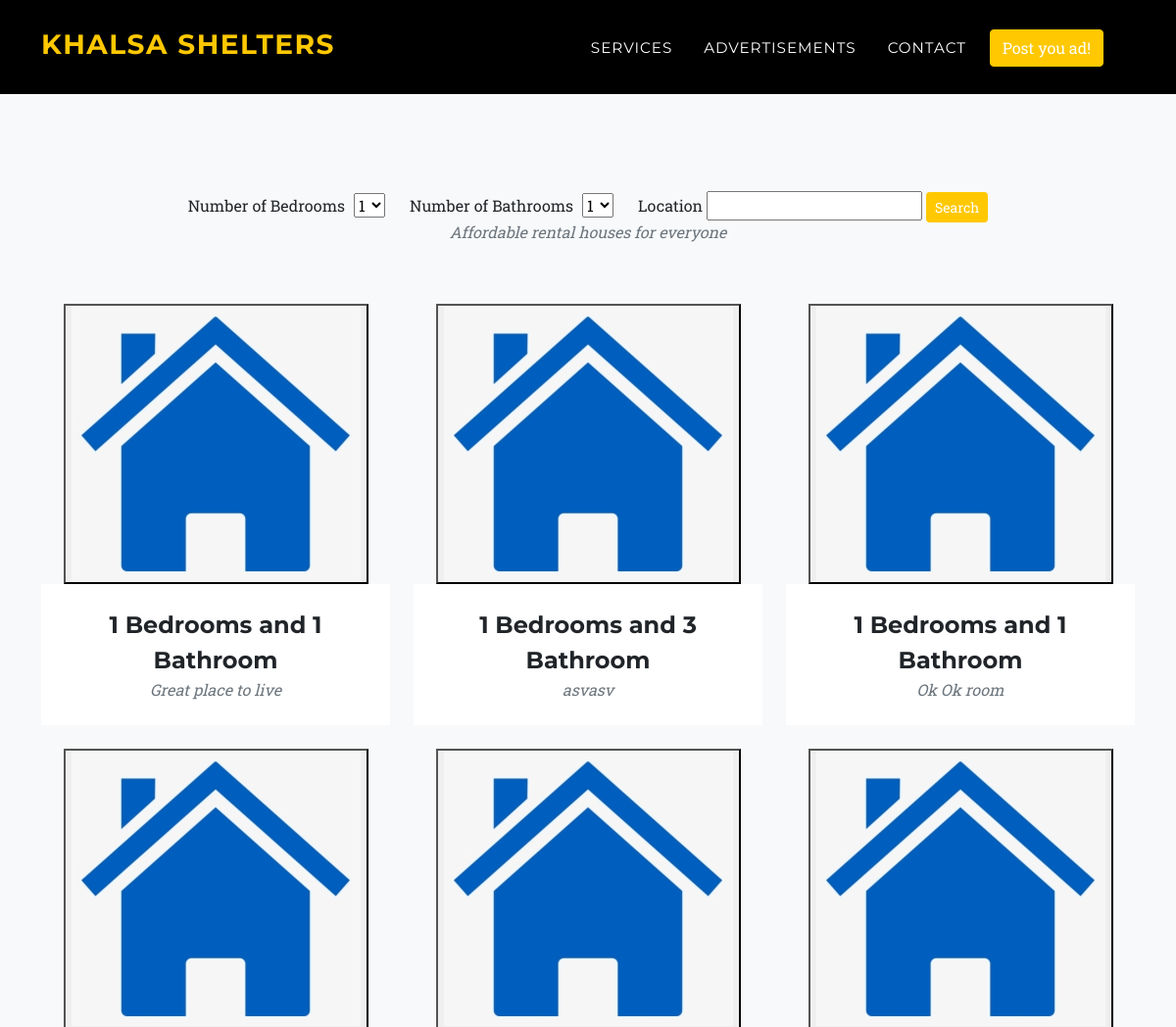
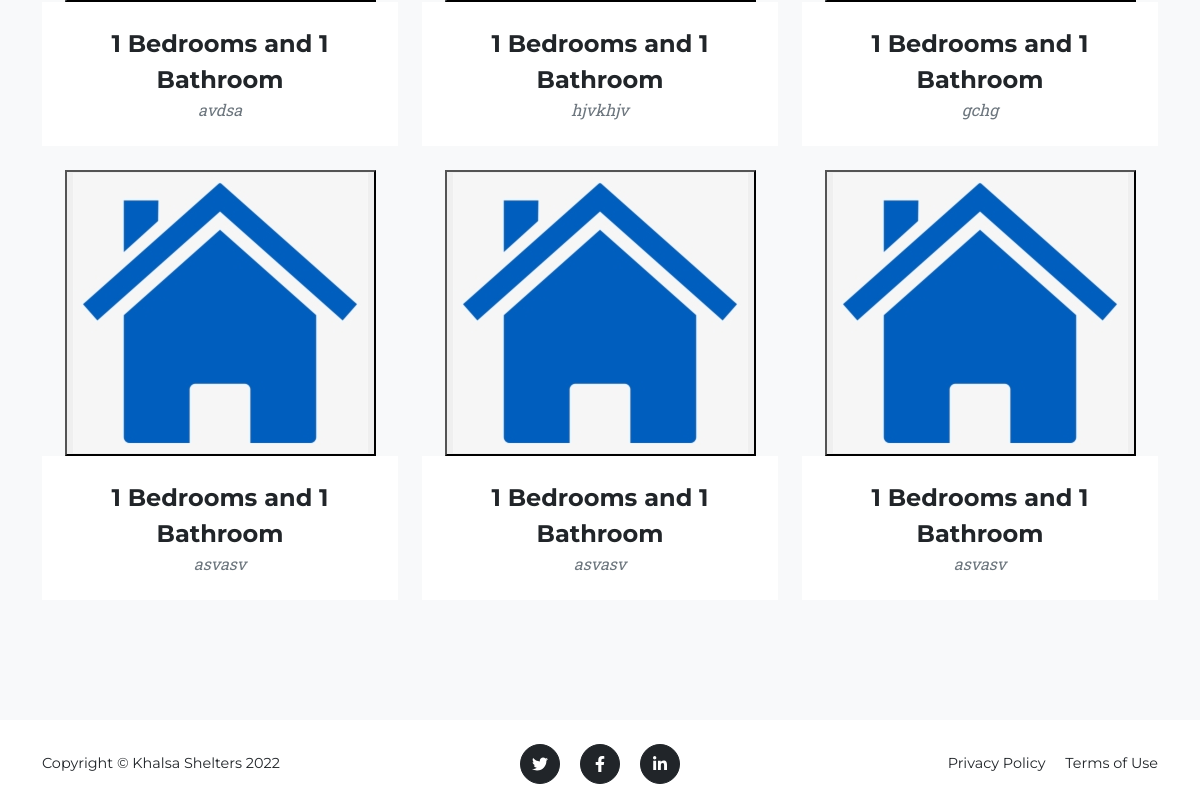
Before: /index/ with the older database file (2 pictures, top to bottom).
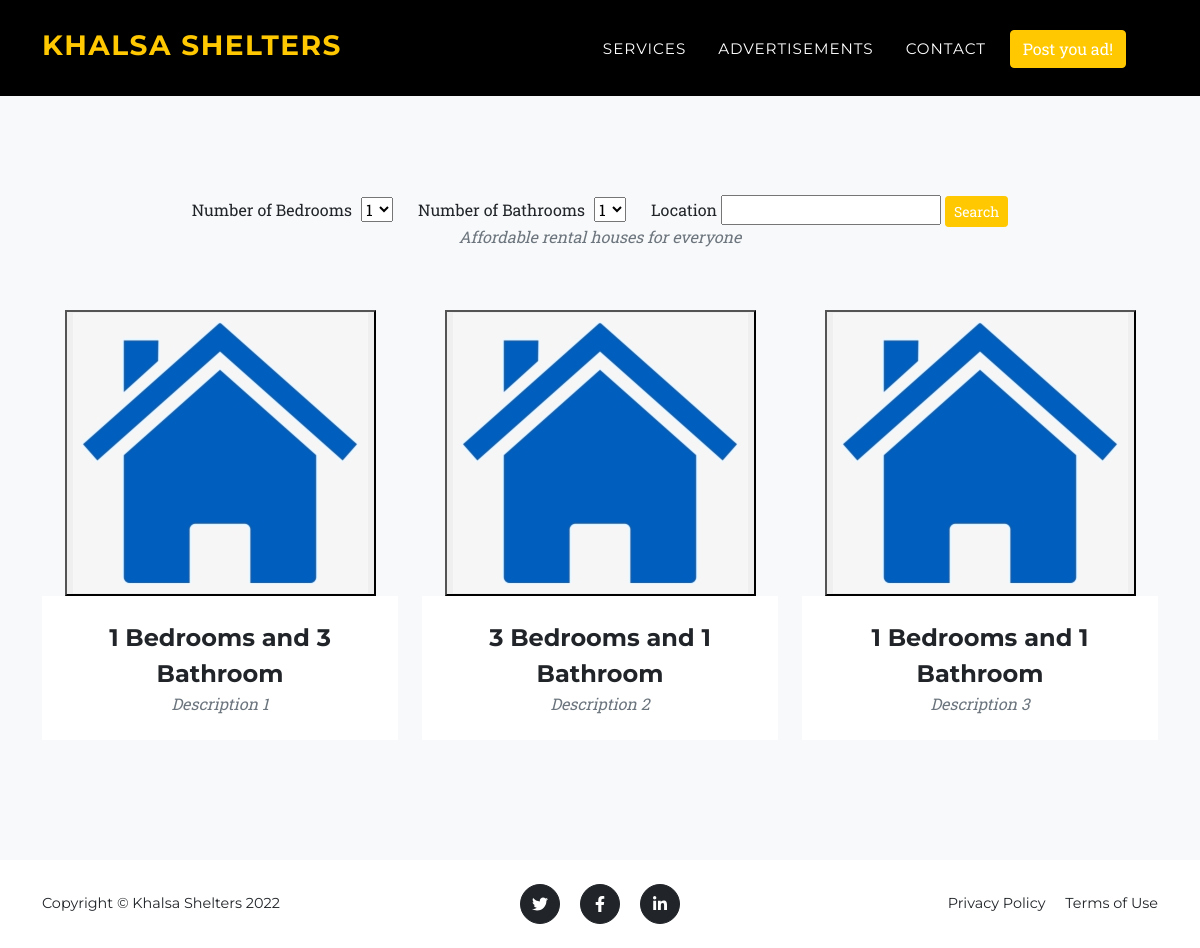
After: the same page with the newer database file.
### mainframe/models.py (models this page shows)
class Tile(models.Model):
    title = models.CharField(max_length=64)
    description = models.CharField(max_length=1000)
    city = models.CharField(max_length=64, null=True)
    price = models.IntegerField( null=True)
    email = models.CharField(max_length=254, null=True)
    phone = models.CharField(max_length=50, null=True)
    numberofbedroom = models.IntegerField( null=True)
    numberofbathroom = models.IntegerField( null=True)
    occupants = models.IntegerField(null=True)

### mainframe/views.py (the view)
# urls.py: path("index/", views.index, name='index'),
def index(request):
    if request.method == 'POST':
        room = request.POST.get('numberofroom')
        bath = int(request.POST.get('numberofbath'))
        loc = request.POST.get('location')
        query = Tile.objects.filter(numberofbathroom = bath,numberofbedroom = room, city=loc)
        return render(request, 'index.html', {"Tiles": query})
    return render(request, 'index.html', {"Tiles":Tile.objects.all()})

### mainframe/templates/index.html (shortened to what this page needs)
{% extends 'layout.html' %}
{% load static %}
{% block body %}
<section class="page-section bg-light" id="portfolio">
    <div class="container">
        <div class="text-center">
            <div class="container">
                <form action="{% url 'index' %}" method="post">
                    <div class="col">
                        Number of Bedrooms
                        <select name="numberofroom" id="">
                            <option value="1">1</option>
                        </select> &nbsp; &nbsp;
                        Number of Bathrooms
                        <select name="numberofbath" id="">
                            <option value="1">1</option>
                        </select> &nbsp; &nbsp;
                        Location
                        <input type="text" name="location" id="">
                        <button type="submit" class="btn btn-warning btn-sm">Search</button>
                    </div>
                </form>
            </div>
            <h3 class="section-subheading text-muted">Affordable rental houses for everyone</h3>
        </div>
        <div class="row">
            {% for tile in Tiles %}
            <div class="col-lg-4 col-sm-6 mb-4">
                <div class="portfolio-item">
                    <form action="{%url 'tiledetails' tile.id %}" method="post">
                        <button name="id" type="submit" value="{{tile.id}}" class="portfolio-link"
                            data-bs-toggle="modal">
                    </form>
                    <img class="img-fluid" src="{% static 'assets/img/portfolio/2.png' %}" alt="..." />
                    <div class="portfolio-caption">
                        <div class="portfolio-caption-heading">{{tile.numberofbedroom}} Bedrooms and
                            {{tile.numberofbathroom}} Bathroom</div>
                        <div class="portfolio-caption-subheading text-muted">{{tile.description}}</div>
                    </div>
                </div>
            </div>
            {% endfor %}
        </div>
    </div>
</section>
{% endblock body %}

### mainframe/templates/layout.html (shortened to what this page needs)
{% load static %}
<!DOCTYPE html>
<html lang="en">
<head>
    <link rel="stylesheet" href="{% static 'css/styles.css' %}">
</head>
<body id="page-top">
    <nav class="navbar navbar-expand-lg navbar-dark fixed-top" id="mainNav">
        <div class="container">
            <a class="navbar-brand" href="{% url 'index' %}">
                <h3>Khalsa Shelters</h3>
            </a>
            <div class="collapse navbar-collapse" id="navbarResponsive">
                <ul class="navbar-nav text-uppercase ms-auto py-4 py-lg-0">
                    <li class="nav-item"><a class="nav-link" href="#services">Services</a></li>
                    <li class="nav-item"><a class="nav-link" href="#portfolio">Advertisements</a></li>
                    <li class="nav-item"><a class="nav-link" href="{% url 'contact' %}">Contact</a></li>
                    <li class="nav-item"> <a href="{% url 'postad' %}" ><button  type="button" class="btn btn-warning">Post you ad!</button></li></a>
                    <li class="nav-item"><a class="nav-link" href="#"></a></li>
                </ul>
            </div>
        </div>
    </nav>
    <header class="masthead"></header>
    {% block body %}
    {% endblock body %}
    <footer class="footer py-4">
        <div class="container">
            <div class="row align-items-center">
                <div class="col-lg-4 text-lg-start">Copyright &copy; Khalsa Shelters 2022</div>
                <div class="col-lg-4 my-3 my-lg-0">
                    <a class="btn btn-dark btn-social mx-2" href="#!" aria-label="Twitter"><i
                            class="fab fa-twitter"></i></a>
                    <a class="btn btn-dark btn-social mx-2" href="#!" aria-label="Facebook"><i
                            class="fab fa-facebook-f"></i></a>
                    <a class="btn btn-dark btn-social mx-2" href="#!" aria-label="LinkedIn"><i
                            class="fab fa-linkedin-in"></i></a>
                </div>
                <div class="col-lg-4 text-lg-end">
                    <a class="link-dark text-decoration-none me-3" href="#!">Privacy Policy</a>
                    <a class="link-dark text-decoration-none" href="#!">Terms of Use</a>
                </div>
            </div>
        </div>
    </footer>
</body>
</html>

### mainframe/templates/index.html (style rules this page uses)
select { margin: 5px; }

Changed rows visible on the page:
removed Tile: numberofbedroom "1", numberofbathroom "1", description "Great place to live"
removed Tile: {{ tile.id }} 2 (drawn), numberofbedroom "1", numberofbathroom "3", description "asvasv"
removed Tile: {{ tile.id }} 3 (drawn), numberofbedroom "1", numberofbathroom "1", description "Ok Ok room"
removed Tile: {{ tile.id }} 4 (drawn), numberofbedroom "1", numberofbathroom "1", description "avdsa"
removed Tile: {{ tile.id }} 5 (drawn), numberofbedroom "1", numberofbathroom "1", description "hjvkhjv"
removed Tile: {{ tile.id }} 6 (drawn), numberofbedroom "1", numberofbathroom "1", description "gchg"
removed Tile: {{ tile.id }} 7 (drawn), numberofbedroom "1", numberofbathroom "1", description "asvasv"
removed Tile: {{ tile.id }} 8 (drawn), numberofbedroom "1", numberofbathroom "1", description "asvasv"
removed Tile: {{ tile.id }} 9 (drawn), numberofbedroom "1", numberofbathroom "1", description "asvasv"
added Tile: {{ tile.id }} 11 (drawn), numberofbedroom "1", numberofbathroom "3", description "Description 1"
added Tile: {{ tile.id }} 12 (drawn), numberofbedroom "3", numberofbathroom "1", description "Description 2"
added Tile: {{ tile.id }} 13 (drawn), numberofbedroom "1", numberofbathroom "1", description "Description 3"
